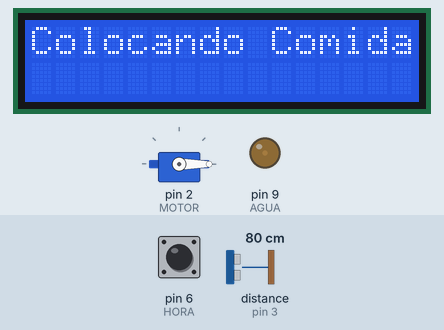
This sketch was run on a simulated Arduino Uno, built with avr-gcc and run on an emulated ATmega328P. Shown: servo, 16×2 character LCD, output pins drawn as LEDs (lit = HIGH). Wiring (inferred from the names in the program): ultrasonic range finder: trigger pin 4; echo pin 3. The test bench sets the inputs (shaded band); at power-on: pin 6 (HORA) HIGH, distance to the obstacle (sensor on pin 3) 80 cm. The echo pulse lasts 58.3 µs per cm; pins used as bus, display or sensor lines are not drawn; what the sketch prints to the serial monitor is not drawn.

Above: at 2.1 s.
At 5.3 s:
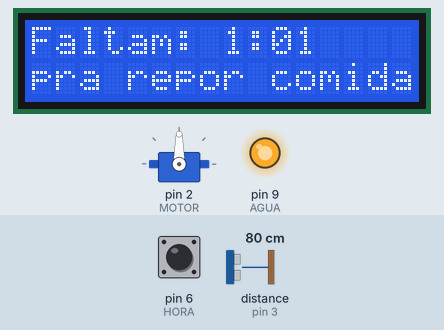
5.4 s: pin 6 (HORA) pulled LOW for 1 s
At 7.3 s:
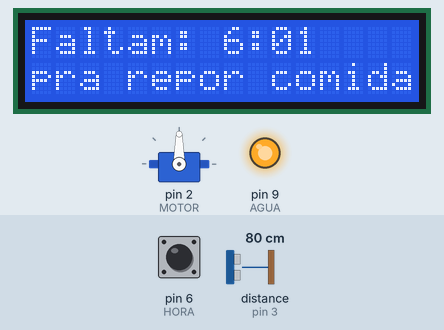
7.9 s: distance to the obstacle (sensor on pin 3) set to 195 cm
9.4 s: distance to the obstacle (sensor on pin 3) set to 204 cm
At 10.3 s:
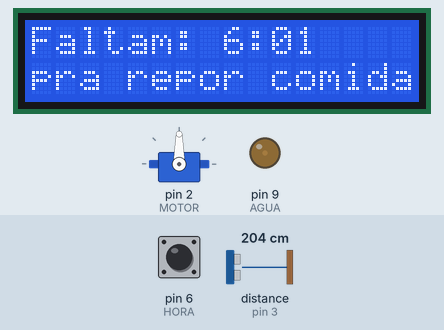
10.9 s: pin 6 (HORA) pulled LOW for 0.15 s
At 11.4 s:
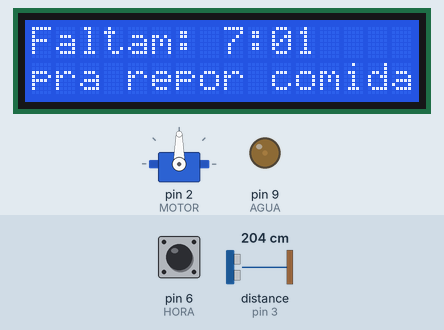
Timing chart, 0 to 13.5 s (numbered marks = the images above; inputs shaded):
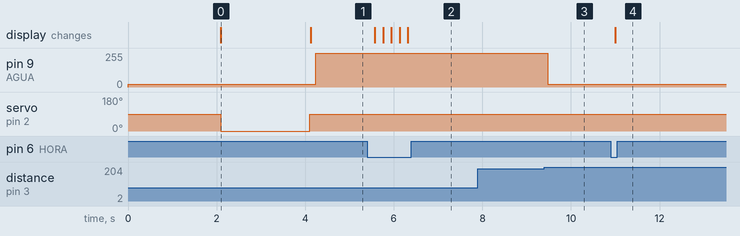

Measured:
- the behaviour switches between 200 and 201 cm on distance to the obstacle (sensor on pin 3) (found by bisection; images 2 and 3)
- after the input at 5.4 s, the display: first changes after 0.17 s (image 2 shows a later state)
- after the input at 7.9 s, every drawn part: stays the same
- after the input at 9.4 s, pin 9 (AGUA): 255/255 → 20/255 after 0.07 s
- after the input at 10.9 s, the display: changes after 0.10 s (image 4)
- what the display in image 0 shows lasts 2.0 s, from 2.1 s to 4.1 s

The sketch:

code.ino
```cpp
#include <Servo.h>
#include <LiquidCrystal_I2C.h>

//Consts
const byte IN=3, OUT=4, MOTOR=2, AGUA=9, HORA=6;


//Objs
Servo motor;
LiquidCrystal_I2C tela(0x20, 16, 2);


//Vars
int hora = 1;
int min = 1;  //(1 min tempo teste)
unsigned long ultimoTempo = 0;


void setup() {
  Serial.begin(9600);

  pinMode(OUT, OUTPUT);
  pinMode(IN, INPUT);
  pinMode(AGUA, OUTPUT);
  pinMode(HORA, INPUT_PULLUP);
  motor.attach(MOTOR);

  //Setando potência do motor d'água
  analogWrite(AGUA, 20);

  //iniciando display
  tela.init();
  tela.backlight();
  tela.print("INICIALIZANDO...");
  delay(2000);

  //Adição de ração ao ligar a fonte
  Serial.println("Colocando Comida");
  tela.clear();
  tela.print("Colocando Comida");
  motor.write(0);
  delay(2000);
  motor.write(90);

  ultimoTempo = millis();
  atualizarLCD();
}

void loop() {
  delay(100);

  // Timer baseado em millis() - 60 segundos
  if(millis() - ultimoTempo >= 60000) {
    ultimoTempo = millis();
    min--;

    if(min < 0) {
      min = 59;
      hora--;
    }
    atualizarLCD();
  }

  // Verificar botão de hora
  if(digitalRead(HORA) == 0) {
    delay(50); // debounce
    if(digitalRead(HORA) == 0) {
      hora++;
      if(hora > 12)
      	hora = 0;
      	min = 1;  //Reseta para 1 minuto(teste)
      atualizarLCD();
      Serial.println((String)"Hora ajustada: " + hora + ":" + (min < 10 ? "0" : "") + min);
    }
    //acho que não precisa desse while:
    //while(digitalRead(HORA) == 0);
    //delay(50);
  }

  // Controlar água pela distância do gato
  if(distancia() <= 200) {
    analogWrite(AGUA, 255);
  } else {
    analogWrite(AGUA, 20);
  }

  // Colocar ração quando timer chegar a 0
  if(hora == 0 && min == 0) {
    Serial.println("Colocando Comida");
    tela.clear();
    tela.print("Colocando Comida");
    motor.write(0);
    delay(2000);
    motor.write(90);
    hora = 0;
    min = 1; //tempo teste
    atualizarLCD();
    delay(1000); // Evita múltiplas ativações
  }
}

void atualizarLCD() {
  tela.clear();
  tela.setCursor(0, 0);
  tela.print((String)"Faltam: " + hora + ":");
  if(min < 10) tela.print("0");
  tela.print(min);
  tela.setCursor(0, 1);
  tela.print("pra repor comida.");
}


float distancia() {
  digitalWrite(OUT, LOW);
  delayMicroseconds(2);
  digitalWrite(OUT, HIGH);
  delayMicroseconds(10);
  digitalWrite(OUT, LOW);
  return (pulseIn(IN, HIGH, 50000) * 0.0343) / 2;
}
```
